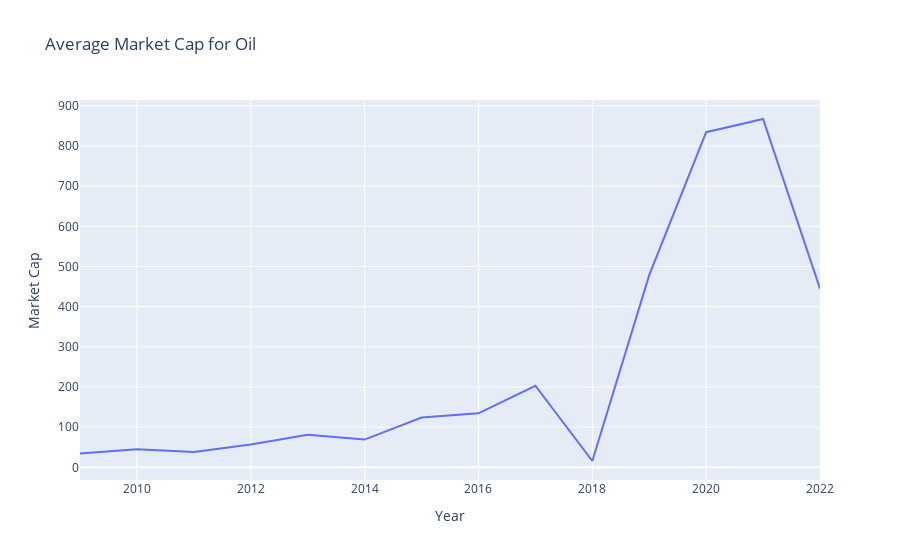
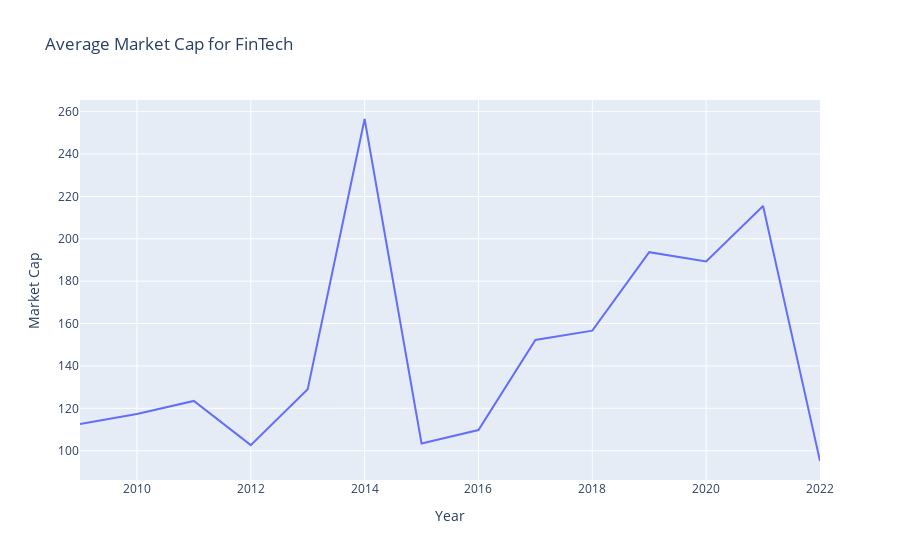

Notebook code for these charts, in order:
### Code cell
# Average market cap in each industry

industries = df1['Industry'].unique()

for industry in industries:
    industry_df = df1[df1['Industry'] == industry]
    industry_df = industry_df.groupby('Year')['Market_cap'].mean()
    
    fig = px.line(industry_df, x=industry_df.index, y=industry_df.values, title=f'Average Market Cap for {industry}')
    fig.update_layout(yaxis_title='Market Cap')
    fig.show()

### Figure 1 — Plotly figure (JSON) as saved in the notebook; plotly's stock layout.template omitted (floating-point values rounded to 4 significant figures)
{"data": [{"hovertemplate": "Year=%{x}<br>y=%{y}<extra></extra>", "legendgroup": "", "line": {"color": "#636efa", "dash": "solid"}, "marker": {"symbol": "circle"}, "mode": "lines", "name": "", "orientation": "v", "showlegend": false, "type": "scatter", "x": [2009, 2010, 2011, 2012, 2013, 2014, 2015, 2016, 2017, 2018, 2019, 2020, 2021, 2022], "xaxis": "x", "y": [34.69, 45.38, 38.53, 56.97, 80.98, 69.23, 124.2, 134.5, 203.2, 15.86, 478.5, 834.4, 867.3, 444.7], "yaxis": "y"}], "layout": {"legend": {"tracegroupgap": 0}, "title": {"text": "Average Market Cap for Oil"}, "xaxis": {"anchor": "y", "domain": [0, 1], "title": {"text": "Year"}}, "yaxis": {"anchor": "x", "domain": [0, 1], "title": {"text": "Market Cap"}}}}

### Figure 2 — Plotly figure (JSON) as saved in the notebook; plotly's stock layout.template omitted (floating-point values rounded to 4 significant figures)
{"data": [{"hovertemplate": "Year=%{x}<br>y=%{y}<extra></extra>", "legendgroup": "", "line": {"color": "#636efa", "dash": "solid"}, "marker": {"symbol": "circle"}, "mode": "lines", "name": "", "orientation": "v", "showlegend": false, "type": "scatter", "x": [2009, 2010, 2011, 2012, 2013, 2014, 2015, 2016, 2017, 2018, 2019, 2020, 2021, 2022], "xaxis": "x", "y": [112.7, 117.3, 123.5, 102.6, 129.0, 256.5, 103.4, 109.8, 152.3, 156.6, 193.7, 189.3, 215.5, 95.13], "yaxis": "y"}], "layout": {"legend": {"tracegroupgap": 0}, "title": {"text": "Average Market Cap for FinTech"}, "xaxis": {"anchor": "y", "domain": [0, 1], "title": {"text": "Year"}}, "yaxis": {"anchor": "x", "domain": [0, 1], "title": {"text": "Market Cap"}}}}
